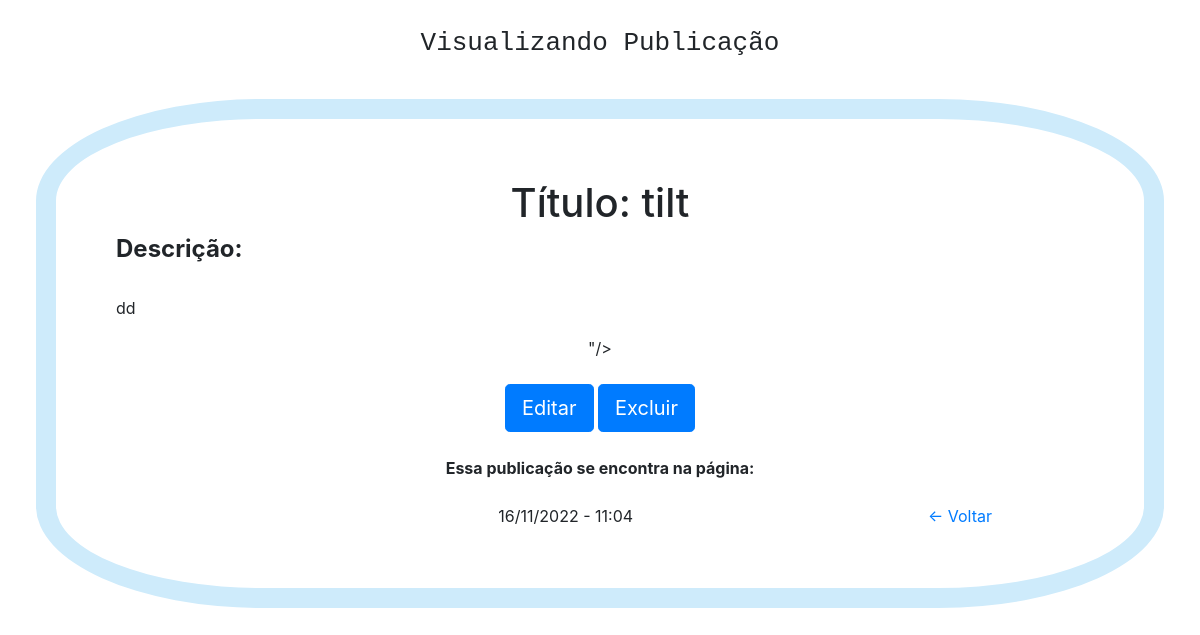
The page /vizualizar_publicacao.php?cod=49 on the database its author committed.
### tables this page shows
CREATE TABLE `publicacao` (
  `cod` int(11) NOT NULL,
  `titulo` varchar(500) NOT NULL,
  `descricao` varchar(10000) NOT NULL,
  `imagem` varchar(200) NOT NULL,
  `data` varchar(100) NOT NULL,
  `hora` varchar(100) NOT NULL,
  `usuario_cod` int(11) NOT NULL,
  `pagina` int(11) NOT NULL
);

### vizualizar_publicacao.php (the view, shortened to what this page needs)
<?php
    include("bd/conexao.php");
?>
<!DOCTYPE html>
<html lang="pt-br">
<head>
    <link rel = "stylesheet" href = "css/vizupub.css">
    <link rel="stylesheet" href="https://cdn.jsdelivr.net/npm/bootstrap@4.0.0/dist/css/bootstrap.min.css"
>
</head>
<body>
  <div class = "titulo">
  Visualizando Publicação
</div>
    <?php
        $cod = $_GET['cod'];
        $query = $conexao->prepare("SELECT * FROM publicacao WHERE cod = ?");
        $query->bind_param('s', $cod);
        $query->execute();
        $get = $query->get_result();
        $publicacao = $get->fetch_assoc();
    ?>
    <div class = "corpo">
        <h1>Título: <?php echo $publicacao['titulo'];?></h1><div class = "desc">
       <h4><b> Descrição: </b></h4> <BR> <P>
        <?php echo $publicacao['descricao'] . "<br>";?> </div> </p>
        <?php if  ((isset($publicacao['imagem'])) &&  (!empty($publicacao['imagem']))){ ?>
            <img src="pedro_macedo/<?php echo $publicacao['imagem'];} ?>"/><br>
        <div class = "acoes"> <br>
            <a href="editar_publicacao.php?cod=<?php echo $publicacao['cod'];?>" class = "w-10 btn btn-lg btn-primary rounded-5">
                Editar
            </a>
            <a href="bd/excluir_pub.php?cod=<?php echo $publicacao['cod'];?>" name ="excluir" class = "w-10 btn btn-lg btn-primary rounded-5">
                Excluir
            </a>
        </div> <br>
        <div> <b>
        Essa publicação se encontra na página:
        </b>
        </div> <br>
        <?php
        echo $publicacao['data'] . " - ";
        echo $publicacao['hora'];
        ?>
        <a href = "area_publicacao.php" class = "voltar">
          <- Voltar
        </a>
    </div>
</body>
</html>

### css/vizupub.css (style rules this page uses)
.titulo { text-align: center; font-size: xx-large; font-family: monospace; margin: 2%; }
.corpo { position: relative; text-align: center; margin: 3%; border: 20px solid #ceebfb; border-radius: 20%; height: 70%; padding: 5%; }
.desc { text-align: justify; }
.voltar { position: relative; left: 30%; }

### rows shown on the page
publicacao: titulo "tilt", descricao "dd", data "16/11/2022", hora "11:04"
